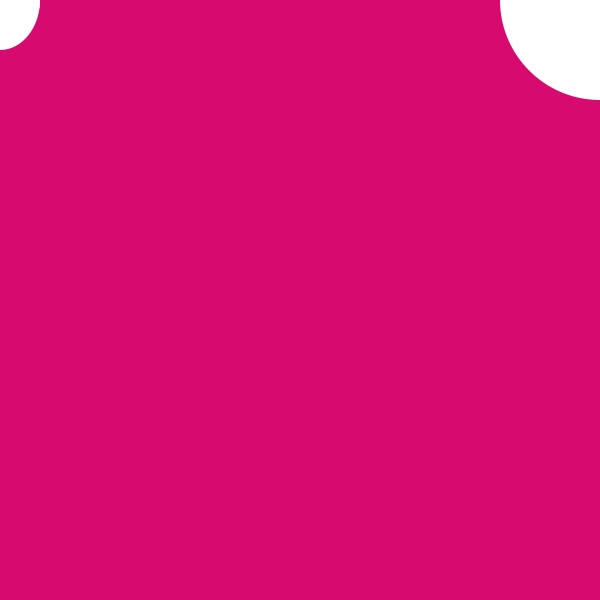
Frame 1 (no input)
Frame 60 (the mouse pressed at the canvas centre just before this capture): identical to frame 1, image omitted
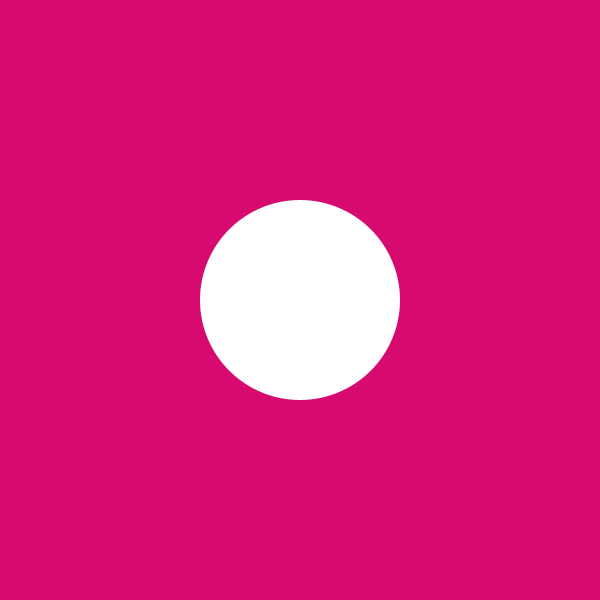
Frame 120 (the mouse held since frame 60 and released just before this capture)

The Processing sketch that drew these frames (run headless with seeded random() and noise(); from frame 60 on, the mouse is pressed at the canvas centre):

// Processing sketch: processing_186799
// ── processing_186799.pde

int perro=0;
void setup(){
size(600,600);
background(random(25),random(25),random(25));
}
void draw() {
background(214,10,111);
stroke(random(25),random(25),random(25));
noStroke();
ellipse(mouseY,mouseX,80,80);
ellipse(mouseX,mouseY,80,100);
ellipse(width-mouseX,mouseY,200,200);
println(mouseX);
ellipse(width-mouseX,mouseY,100,100);
ellipse(mouseY,mouseX,80,80);
println(mouseX);
}
